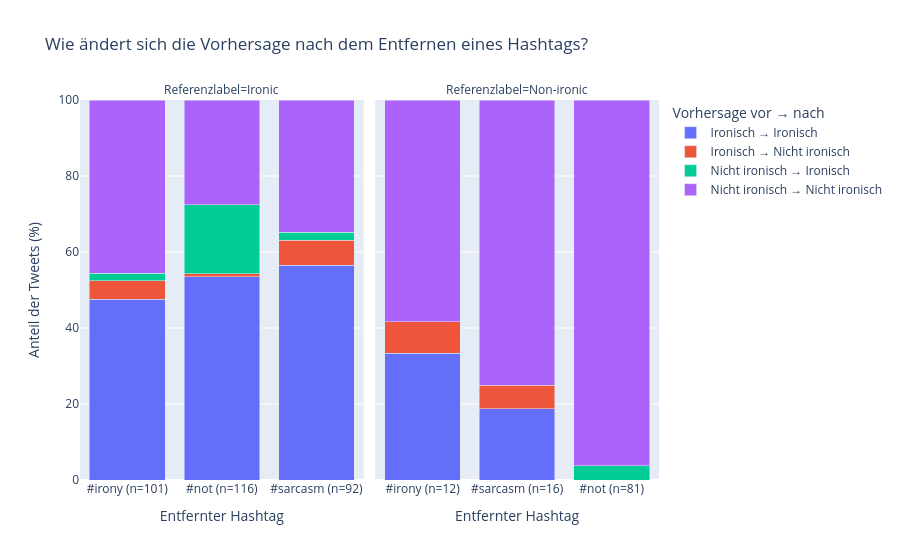

Source (notebook cell):
### Code cell
def prediction_label(scores):
    return scores.ge(0.5).map({
        True: "Ironisch",
        False: "Nicht ironisch",
    })


transitions = single_tag.assign(
    transition=(
        prediction_label(single_tag["score_before"])
        + " → "
        + prediction_label(single_tag["score_after"])
    )
)

counts = (
    transitions.groupby(["reference_label", "marker", "transition"])
    .size()
    .reset_index(name="count")
)

counts["n"] = counts.groupby(["reference_label", "marker"])["count"].transform("sum")
counts["percent"] = 100 * counts["count"] / counts["n"]
counts["marker_label"] = counts["marker"] + " (n=" + counts["n"].astype(str) + ")"

fig = px.bar(
    counts,
    x="marker_label",
    y="percent",
    color="transition",
    facet_col="reference_label",
    barmode="stack",
    hover_data=["count", "n"],
    labels={
        "marker_label": "Entfernter Hashtag",
        "percent": "Anteil der Tweets (%)",
        "transition": "Vorhersage vor → nach",
        "reference_label": "Referenzlabel",
    },
    title="Wie ändert sich die Vorhersage nach dem Entfernen eines Hashtags?",
)
fig.update_xaxes(matches=None)
fig.update_yaxes(range=[0, 100])
fig.show()

### Figure 1 — Plotly figure (JSON) as saved in the notebook; plotly's stock layout.template omitted (floating-point values rounded to 4 significant figures)
{"data": [{"customdata": [[48, 101], [62, 116], [52, 92]], "hovertemplate": "Vorhersage vor → nach=Ironisch → Ironisch<br>Referenzlabel=Ironic<br>Entfernter Hashtag=%{x}<br>Anteil der Tweets (%)=%{y}<br>count=%{customdata[0]}<br>n=%{customdata[1]}<extra></extra>", "legendgroup": "Ironisch → Ironisch", "marker": {"color": "#636efa", "pattern": {"shape": ""}}, "name": "Ironisch → Ironisch", "orientation": "v", "showlegend": true, "textposition": "auto", "type": "bar", "x": ["#irony (n=101)", "#not (n=116)", "#sarcasm (n=92)"], "xaxis": "x", "y": [47.52, 53.45, 56.52], "yaxis": "y"}, {"customdata": [[4, 12], [3, 16]], "hovertemplate": "Vorhersage vor → nach=Ironisch → Ironisch<br>Referenzlabel=Non-ironic<br>Entfernter Hashtag=%{x}<br>Anteil der Tweets (%)=%{y}<br>count=%{customdata[0]}<br>n=%{customdata[1]}<extra></extra>", "legendgroup": "Ironisch → Ironisch", "marker": {"color": "#636efa", "pattern": {"shape": ""}}, "name": "Ironisch → Ironisch", "orientation": "v", "showlegend": false, "textposition": "auto", "type": "bar", "x": ["#irony (n=12)", "#sarcasm (n=16)"], "xaxis": "x2", "y": [33.33, 18.75], "yaxis": "y2"}, {"customdata": [[5, 101], [1, 116], [6, 92]], "hovertemplate": "Vorhersage vor → nach=Ironisch → Nicht ironisch<br>Referenzlabel=Ironic<br>Entfernter Hashtag=%{x}<br>Anteil der Tweets (%)=%{y}<br>count=%{customdata[0]}<br>n=%{customdata[1]}<extra></extra>", "legendgroup": "Ironisch → Nicht ironisch", "marker": {"color": "#EF553B", "pattern": {"shape": ""}}, "name": "Ironisch → Nicht ironisch", "orientation": "v", "showlegend": true, "textposition": "auto", "type": "bar", "x": ["#irony (n=101)", "#not (n=116)", "#sarcasm (n=92)"], "xaxis": "x", "y": [4.95, 0.8621, 6.522], "yaxis": "y"}, {"customdata": [[1, 12], [1, 16]], "hovertemplate": "Vorhersage vor → nach=Ironisch → Nicht ironisch<br>Referenzlabel=Non-ironic<br>Entfernter Hashtag=%{x}<br>Anteil der Tweets (%)=%{y}<br>count=%{customdata[0]}<br>n=%{customdata[1]}<extra></extra>", "legendgroup": "Ironisch → Nicht ironisch", "marker": {"color": "#EF553B", "pattern": {"shape": ""}}, "name": "Ironisch → Nicht ironisch", "orientation": "v", "showlegend": false, "textposition": "auto", "type": "bar", "x": ["#irony (n=12)", "#sarcasm (n=16)"], "xaxis": "x2", "y": [8.333, 6.25], "yaxis": "y2"}, {"customdata": [[2, 101], [21, 116], [2, 92]], "hovertemplate": "Vorhersage vor → nach=Nicht ironisch → Ironisch<br>Referenzlabel=Ironic<br>Entfernter Hashtag=%{x}<br>Anteil der Tweets (%)=%{y}<br>count=%{customdata[0]}<br>n=%{customdata[1]}<extra></extra>", "legendgroup": "Nicht ironisch → Ironisch", "marker": {"color": "#00cc96", "pattern": {"shape": ""}}, "name": "Nicht ironisch → Ironisch", "orientation": "v", "showlegend": true, "textposition": "auto", "type": "bar", "x": ["#irony (n=101)", "#not (n=116)", "#sarcasm (n=92)"], "xaxis": "x", "y": [1.98, 18.1, 2.174], "yaxis": "y"}, {"customdata": [[3, 81]], "hovertemplate": "Vorhersage vor → nach=Nicht ironisch → Ironisch<br>Referenzlabel=Non-ironic<br>Entfernter Hashtag=%{x}<br>Anteil der Tweets (%)=%{y}<br>count=%{customdata[0]}<br>n=%{customdata[1]}<extra></extra>", "legendgroup": "Nicht ironisch → Ironisch", "marker": {"color": "#00cc96", "pattern": {"shape": ""}}, "name": "Nicht ironisch → Ironisch", "orientation": "v", "showlegend": false, "textposition": "auto", "type": "bar", "x": ["#not (n=81)"], "xaxis": "x2", "y": [3.704], "yaxis": "y2"}, {"customdata": [[46, 101], [32, 116], [32, 92]], "hovertemplate": "Vorhersage vor → nach=Nicht ironisch → Nicht ironisch<br>Referenzlabel=Ironic<br>Entfernter Hashtag=%{x}<br>Anteil der Tweets (%)=%{y}<br>count=%{customdata[0]}<br>n=%{customdata[1]}<extra></extra>", "legendgroup": "Nicht ironisch → Nicht ironisch", "marker": {"color": "#ab63fa", "pattern": {"shape": ""}}, "name": "Nicht ironisch → Nicht ironisch", "orientation": "v", "showlegend": true, "textposition": "auto", "type": "bar", "x": ["#irony (n=101)", "#not (n=116)", "#sarcasm (n=92)"], "xaxis": "x", "y": [45.54, 27.59, 34.78], "yaxis": "y"}, {"customdata": [[7, 12], [78, 81], [12, 16]], "hovertemplate": "Vorhersage vor → nach=Nicht ironisch → Nicht ironisch<br>Referenzlabel=Non-ironic<br>Entfernter Hashtag=%{x}<br>Anteil der Tweets (%)=%{y}<br>count=%{customdata[0]}<br>n=%{customdata[1]}<extra></extra>", "legendgroup": "Nicht ironisch → Nicht ironisch", "marker": {"color": "#ab63fa", "pattern": {"shape": ""}}, "name": "Nicht ironisch → Nicht ironisch", "orientation": "v", "showlegend": false, "textposition": "auto", "type": "bar", "x": ["#irony (n=12)", "#not (n=81)", "#sarcasm (n=16)"], "xaxis": "x2", "y": [58.33, 96.3, 75.0], "yaxis": "y2"}], "layout": {"annotations": [{"font": {}, "showarrow": false, "text": "Referenzlabel=Ironic", "x": 0.245, "xanchor": "center", "xref": "paper", "y": 1, "yanchor": "bottom", "yref": "paper"}, {"font": {}, "showarrow": false, "text": "Referenzlabel=Non-ironic", "x": 0.755, "xanchor": "center", "xref": "paper", "y": 1, "yanchor": "bottom", "yref": "paper"}], "barmode": "stack", "legend": {"title": {"text": "Vorhersage vor → nach"}, "tracegroupgap": 0}, "title": {"text": "Wie ändert sich die Vorhersage nach dem Entfernen eines Hashtags?"}, "xaxis": {"anchor": "y", "domain": [0, 0.49], "title": {"text": "Entfernter Hashtag"}}, "xaxis2": {"anchor": "y2", "domain": [0.51, 1], "title": {"text": "Entfernter Hashtag"}}, "yaxis": {"anchor": "x", "domain": [0, 1], "range": [0, 100], "title": {"text": "Anteil der Tweets (%)"}}, "yaxis2": {"anchor": "x2", "domain": [0, 1], "matches": "y", "range": [0, 100], "showticklabels": false}}}
